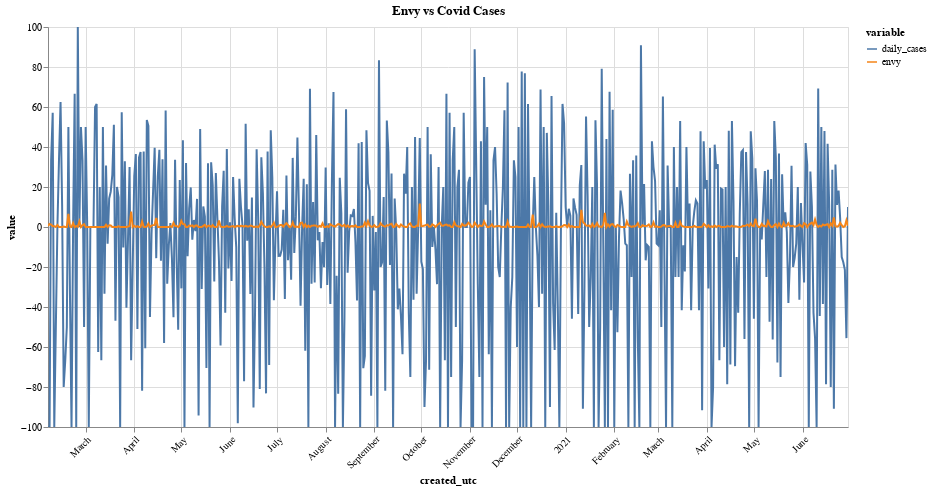

Notebook cell for this chart:
### Code cell
selection = alt.selection_multi(fields=['variable'], bind='legend')

sentiment_trend = alt.Chart(envy_vs_covid, title='Envy vs Covid Cases').mark_line().encode(
        x=alt.X(
            "created_utc:T",
            axis=alt.Axis(title="created_utc")
        ),
        y='value',
        color='variable:N',
    ).properties(
        width=800,
        height=400
    ).configure_axisX(
        labelAngle=-45,
    ).interactive().add_selection(
        selection
    )

sentiment_trend

### Figure 1 — Vega-Lite specification as saved in the notebook (floating-point values rounded to 4 significant figures; data arrays with more than 128 entries replaced by an {"elided": "..."} marker saying what was removed)
{"config": {"view": {"continuousWidth": 400, "continuousHeight": 300}, "axisX": {"labelAngle": -45}}, "data": {"name": "data-08c2ad5f5b1a00815023bcb42e436456"}, "mark": "line", "encoding": {"color": {"type": "nominal", "field": "variable"}, "x": {"type": "temporal", "axis": {"title": "created_utc"}, "field": "created_utc"}, "y": {"type": "quantitative", "field": "value"}}, "height": 400, "selection": {"selector115": {"type": "interval", "bind": "scales", "encodings": ["x", "y"]}, "selector114": {"type": "multi", "fields": ["variable"], "bind": "legend"}}, "title": "Envy vs Covid Cases", "width": 800, "$schema": "https://vega.github.io/schema/vega-lite/v4.8.1.json", "datasets": {"data-08c2ad5f5b1a00815023bcb42e436456": {"elided": "1020 records"}}}
